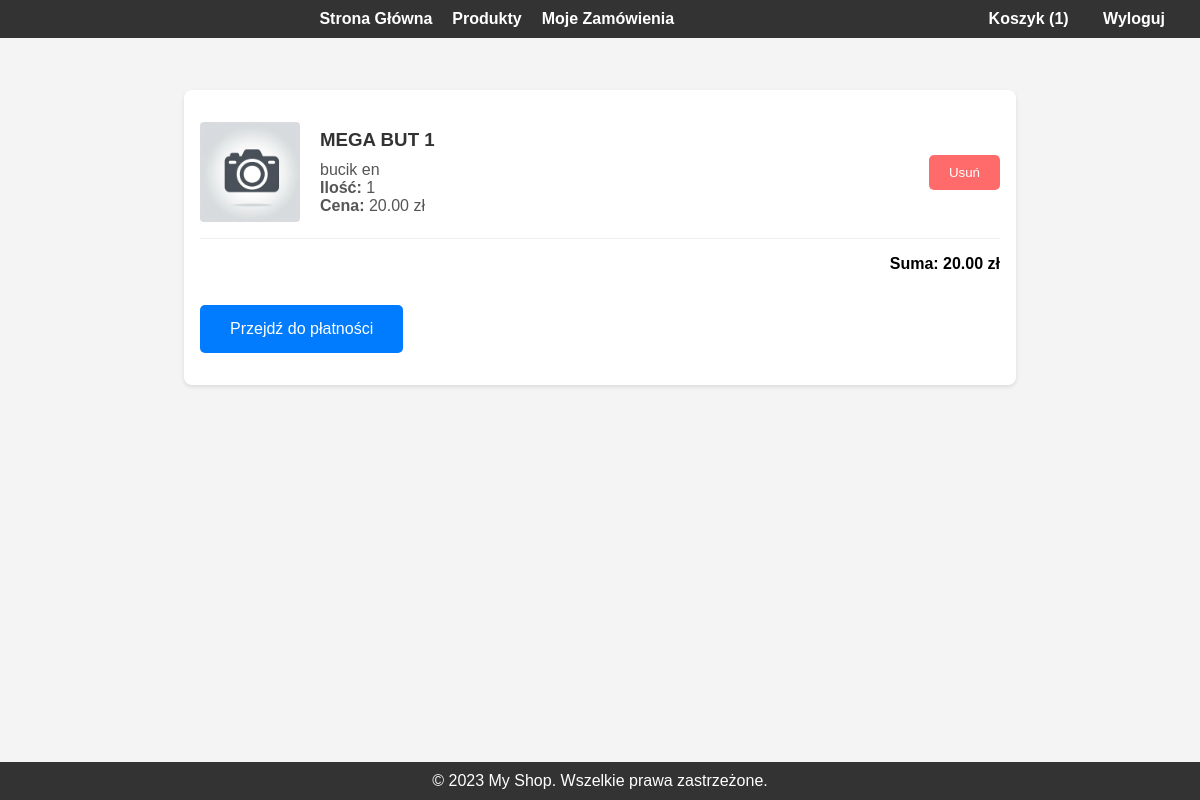
The app's page /cart/ (signed in), older data.
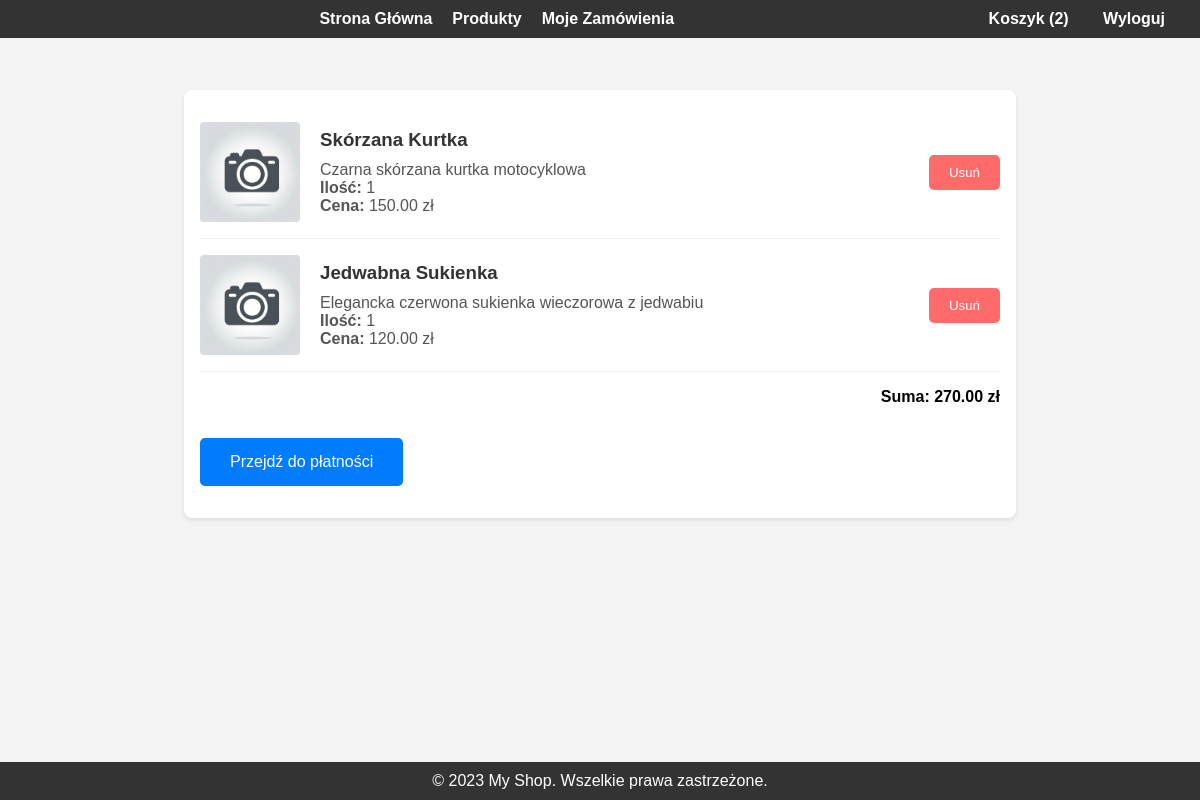
The same page, newer data.
### shop/models.py (models this page shows, shortened)
class Cart(models.Model):
    user = models.ForeignKey('auth.User', on_delete=models.CASCADE)
    product = models.ForeignKey(Product, on_delete=models.CASCADE)
    quantity = models.IntegerField()

class Product(models.Model):
    name = models.CharField(max_length=100)
    description = models.TextField()
    price = models.DecimalField(max_digits=10, decimal_places=2)
    stock = models.IntegerField()
    photo = models.ImageField(upload_to='products/',null=True, blank=True)

### shop/views.py (the view)
# urls.py: path('cart/', views.cart_detail, name='cart_detail'),
def cart_detail(request):
    cart_items = Cart.objects.filter(user=request.user)
    total_price = sum(item.product.price * item.quantity for item in cart_items)
    return render(request, 'cart_detail.html', {'cart_items': cart_items, 'total_price': total_price})

### shop/context_processors.py (called while the page is built)
def cart_item_count(request):
    if request.user.is_authenticated:
        return {'cart_item_count': Cart.objects.filter(user=request.user).count()}
    return {'cart_item_count': 0}

### templates/cart_detail.html (shortened to what this page needs)
{% extends 'base.html' %}
{% load static %}
{% load i18n %}
{% load  %}
{% block content %}
<div class="cart-container">
    {% for item in cart_items %}
        <div class="cart-item">
            <img class="product-image" src="{% if product.photo %}{{ product.img_url }}{% else %}{% static 'images/placeholder.png' %}{% endif %}" alt="{{ product.name }}">
            <div class="cart-item-details">
                <h3>{{ item.product.name }}</h3>
                <p>{{ item.product.description }}</p>
                <p><strong>{% trans "Ilość" %}:</strong> {{ item.quantity }}</p>
                <p><strong>{% trans "Cena" %}:</strong> {{ item.product.price }} zł</p>
            </div>
            <form action="{% url 'remove_from_cart' item.id %}" method="post" class="remove-item-form">
                <button type="submit" class="remove-item-btn">{% trans "Usuń" %}</button>
            </form>
        </div>
    {% empty %}
        <p class="empty-cart-message">{% trans "Twój koszyk jest pusty." %}</p>
    {% endfor %}
    {% if cart_items %}
    <div class="summary-price">
        {% trans "Suma:" %} {{ total_price|floatformat:2 }} zł
    </div>
    <a href="{% url 'payment_page' %}" class="place-order-btn">Przejdź do płatności</a>
{% endif %}
</div>
{% endblock content %}

Row changes from the older to the newer data that the page shows:
removed Cart: product.name "MEGA BUT 1", product.description "bucik en", quantity "1", product.price "20.00"
added Cart: product.name "Skórzana Kurtka", product.description "Czarna skórzana kurtka motocyklowa", quantity "1", product.price "150.00"
added Cart: product.name "Jedwabna Sukienka", product.description "Elegancka czerwona sukienka wieczorowa z jedwabiu", quantity "1", product.price "120.00"
Text that changed along with them:
{{ cart_item_count }}: "1" → "2"
{{ total_price|floatformat:2 }}: "20.00" → "270.00"
